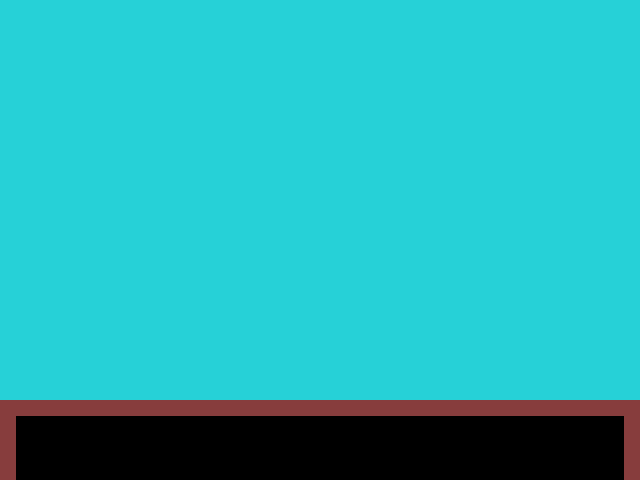

A level layout from a 2D game, rendered from its tile map. Below: a short description, then the map file with its tile-grid data intact:
An orthogonal 40x30 tile map with 16x16 px tiles, 1 tile layer (intro).

<map version="1.0" orientation="orthogonal" renderorder="right-down" width="40" height="30" tilewidth="16" tileheight="16" nextobjectid="1">
 <tileset firstgid="1" name="sheet" tilewidth="16" tileheight="16" tilecount="384" columns="16">
  <image source="assets/tiles3.png" trans="ff00ff" width="256" height="384" />
 </tileset>
 <layer name="intro" width="40" height="30">
  <data encoding="csv">
383,383,383,383,383,383,383,383,383,383,383,383,383,383,383,383,383,383,383,383,383,383,383,383,383,383,383,383,383,383,383,383,383,383,383,383,383,383,383,383,
383,383,383,383,383,383,383,383,383,383,383,383,383,383,383,383,383,383,383,383,383,383,383,383,383,383,383,383,383,383,383,383,383,383,383,383,383,383,383,383,
383,383,383,383,383,383,383,383,383,383,383,383,383,383,383,383,383,383,383,383,383,383,383,383,383,383,383,383,383,383,383,383,383,383,383,383,383,383,383,383,
383,383,383,383,383,383,383,383,383,383,383,383,383,383,383,383,383,383,383,383,383,383,383,383,383,383,383,383,383,383,383,383,383,383,383,383,383,383,383,383,
383,383,383,383,383,383,383,383,383,383,383,383,383,383,383,383,383,383,383,383,383,383,383,383,383,383,383,383,383,383,383,383,383,383,383,383,383,383,383,383,
383,383,383,383,383,383,383,383,383,383,383,383,383,383,383,383,383,383,383,383,383,383,383,383,383,383,383,383,383,383,383,383,383,383,383,383,383,383,383,383,
383,383,383,383,383,383,383,383,383,383,383,383,383,383,383,383,383,383,383,383,383,383,383,383,383,383,383,383,383,383,383,383,383,383,383,383,383,383,383,383,
383,383,383,383,383,383,383,383,383,383,383,383,383,383,383,383,383,383,383,383,383,383,383,383,383,383,383,383,383,383,383,383,383,383,383,383,383,383,383,383,
383,383,383,383,383,383,383,383,383,383,383,383,383,383,383,383,383,383,383,383,383,383,383,383,383,383,383,383,383,383,383,383,383,383,383,383,383,383,383,383,
383,383,383,383,383,383,383,383,383,383,383,383,383,383,383,383,383,383,383,383,383,383,383,383,383,383,383,383,383,383,383,383,383,383,383,383,383,383,383,383,
383,383,383,383,383,383,383,383,383,383,383,383,383,383,383,383,383,383,383,383,383,383,383,383,383,383,383,383,383,383,383,383,383,383,383,383,383,383,383,383,
383,383,383,383,383,383,383,383,383,383,383,383,383,383,383,383,383,383,383,383,383,383,383,383,383,383,383,383,383,383,383,383,383,383,383,383,383,383,383,383,
383,383,383,383,383,383,383,383,383,383,383,383,383,383,383,383,383,383,383,383,383,383,383,383,383,383,383,383,383,383,383,383,383,383,383,383,383,383,383,383,
383,383,383,383,383,383,383,383,383,383,383,383,383,383,383,383,383,383,383,383,383,383,383,383,383,383,383,383,383,383,383,383,383,383,383,383,383,383,383,383,
383,383,383,383,383,383,383,383,383,383,383,383,383,383,383,383,383,383,383,383,383,383,383,383,383,383,383,383,383,383,383,383,383,383,383,383,383,383,383,383,
383,383,383,383,383,383,383,383,383,383,383,383,383,383,383,383,383,383,383,383,383,383,383,383,383,383,383,383,383,383,383,383,383,383,383,383,383,383,383,383,
383,383,383,383,383,383,383,383,383,383,383,383,383,383,383,383,383,383,383,383,383,383,383,383,383,383,383,383,383,383,383,383,383,383,383,383,383,383,383,383,
383,383,383,383,383,383,383,383,383,383,383,383,383,383,383,383,383,383,383,383,383,383,383,383,383,383,383,383,383,383,383,383,383,383,383,383,383,383,383,383,
383,383,383,383,383,383,383,383,383,383,383,383,383,383,383,383,383,383,383,383,383,383,383,383,383,383,383,383,383,383,383,383,383,383,383,383,383,383,383,383,
383,383,383,383,383,383,383,383,383,383,383,383,383,383,383,383,383,383,383,383,383,383,383,383,383,383,383,383,383,383,383,383,383,383,383,383,383,383,383,383,
383,383,383,383,383,383,383,383,383,383,383,383,383,383,383,383,383,383,383,383,383,383,383,383,383,383,383,383,383,383,383,383,383,383,383,383,383,383,383,383,
383,383,383,383,383,383,383,383,383,383,383,383,383,383,383,383,383,383,383,383,383,383,383,383,383,383,383,383,383,383,383,383,383,383,383,383,383,383,383,383,
383,383,383,383,383,383,383,383,383,383,383,383,383,383,383,383,383,383,383,383,383,383,383,383,383,383,383,383,383,383,383,383,383,383,383,383,383,383,383,383,
383,383,383,383,383,383,383,383,383,383,383,383,383,383,383,383,383,383,383,383,383,383,383,383,383,383,383,383,383,383,383,383,383,383,383,383,383,383,383,383,
383,383,383,383,383,383,383,383,383,383,383,383,383,383,383,383,383,383,383,383,383,383,383,383,383,383,383,383,383,383,383,383,383,383,383,383,383,383,383,383,
384,384,384,384,384,384,384,384,384,384,384,384,384,384,384,384,384,384,384,384,384,384,384,384,384,384,384,384,384,384,384,384,384,384,384,384,384,384,384,384,
384,382,382,382,382,382,382,382,382,382,382,382,382,382,382,382,382,382,382,382,382,382,382,382,382,382,382,382,382,382,382,382,382,382,382,382,382,382,382,384,
384,382,382,382,382,382,382,382,382,382,382,382,382,382,382,382,382,382,382,382,382,382,382,382,382,382,382,382,382,382,382,382,382,382,382,382,382,382,382,384,
384,382,382,382,382,382,382,382,382,382,382,382,382,382,382,382,382,382,382,382,382,382,382,382,382,382,382,382,382,382,382,382,382,382,382,382,382,382,382,384,
384,382,382,382,382,382,382,382,382,382,382,382,382,382,382,382,382,382,382,382,382,382,382,382,382,382,382,382,382,382,382,382,382,382,382,382,382,382,382,384
</data>
 </layer>
</map>
